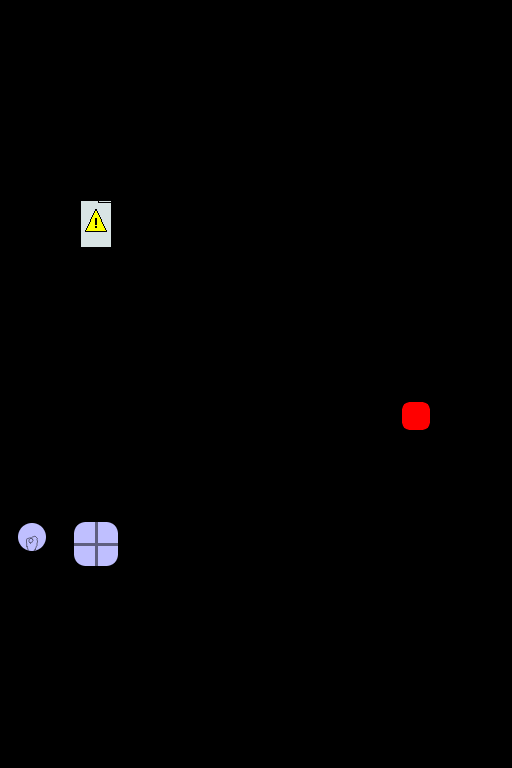

Rendered tile map (Tiled .tmx) drawn with the repository's tilesets; below, a short description and the full map source, tile grids included:
An orthogonal 8x12 tile map with 64x64 px tiles, 2 tile layers (Wires, Widgets).

<map version="1.0" tiledversion="1.0.1" orientation="orthogonal" renderorder="right-down" width="8" height="12" tilewidth="64" tileheight="64" nextobjectid="2">
 <tileset firstgid="1" source="../widget_tileset.tsx" />
 <layer name="Wires" width="8" height="12">
  <data encoding="csv">
0,0,0,0,0,0,0,0,
0,5,5,5,0,0,0,0,
0,6,0,0,0,0,0,0,
0,6,0,0,0,0,0,0,
0,0,0,0,0,0,0,0,
0,0,0,0,0,0,0,0,
0,0,0,0,5,5,0,0,
0,0,0,0,0,0,0,0,
0,0,0,0,0,0,0,0,
0,0,0,0,0,0,0,0,
0,0,0,0,0,0,0,0,
0,0,0,0,0,0,0,0
</data>
 </layer>
 <layer name="Widgets" width="8" height="12">
  <data encoding="csv">
0,0,0,0,0,0,0,0,
0,0,0,0,0,0,0,0,
0,0,0,0,0,0,0,0,
0,7,0,0,0,0,0,0,
0,0,0,0,0,0,0,0,
0,0,0,0,0,0,0,0,
0,0,0,0,0,0,2,0,
0,0,0,0,0,0,0,0,
1,3,0,0,0,0,0,0,
0,0,0,0,0,0,0,0,
0,0,0,0,0,0,0,0,
0,0,0,0,0,0,0,0
</data>
 </layer>
</map>
